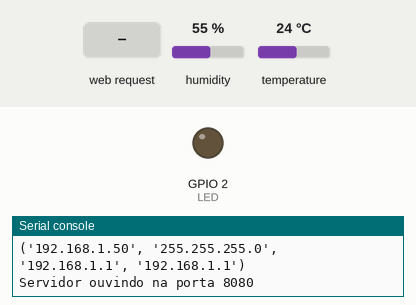
Recording of a program running on a simulated ESP32 board running MicroPython. Shown: output pins drawn as LEDs (lit = HIGH), the last lines printed to the serial console. Dashed ring = blinking. Inputs (shaded band) come from the test bench; at power-on: humidity 55 %, temperature 24 °C. WiFi joins after 1.5 s.

Above: at 2.7 s.
2.8 s: HTTP request GET / received
At 3.2 s:
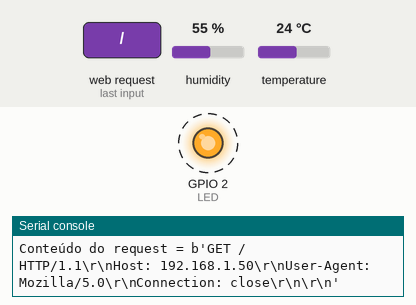
Timing chart, 0 to 5.8 s (numbered marks = the images above; inputs shaded):
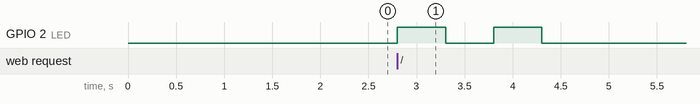

Measured:
- after the input at 2.8 s, GPIO 2 (LED): alternates HIGH for 0.50 s and LOW for 0.50 s, 4 changes in all, then stays LOW, starting at once

The program:

main.py
```python
import network
import socket
import dht
import machine
import time
import ujson as json  # JSON no MicroPython

# Configurações da rede Wi-Fi
ssid = 'SUA_REDE_WIFI'
password = 'SUA_SENHA'

station = network.WLAN(network.STA_IF)
station.active(True)
station.connect(ssid, password)

# Aguarda até que a conexão Wi-Fi esteja estabelecida
while not station.isconnected():
    pass

print('Conexão estabelecida')
print(station.ifconfig())

# Inicializa o sensor DHT11 e o LED
sensor = dht.DHT11(machine.Pin(4))
LED = machine.Pin(2, machine.Pin.OUT)

# Configura o servidor web
addr = socket.getaddrinfo('0.0.0.0', 8080)[0][-1]
server = socket.socket()
server.bind(addr)
server.listen(1)
print('Servidor ouvindo na porta 8080')

def json_response(temp, hum):
    data = {
        'temperature': float(temp),
        'humidity': float(hum)
    }
    return json.dumps(data)

def blink_LED():
    for i in range(3):
        LED.value(not LED.value())
        time.sleep(0.5)
    LED.value(0)  # Desliga o LED

while True:
    try:
        client, addr = server.accept()
        print('Cliente conectado de', addr)
        request = client.recv(1024)
        request = str(request)
        print('Conteúdo do request =', request)

        # Pisca o LED ao receber uma solicitação
        blink_LED()

        # Ler os dados do sensor
        sensor.measure()
        temp = sensor.temperature()
        hum = sensor.humidity()

        # Enva a resposta ao cli
        response = json_response(temp, hum)
        client.send('HTTP/1.1 200 OK\n')
        client.send('Content-Type: application/json\n')  # Definindo o tipo de conteúdo como JSON
        client.send('Connection: close\n\n')
        client.sendall(response)
        client.close()

    except OSError as e:
        client.close()
        print('Erro no cliente:', e)
```
